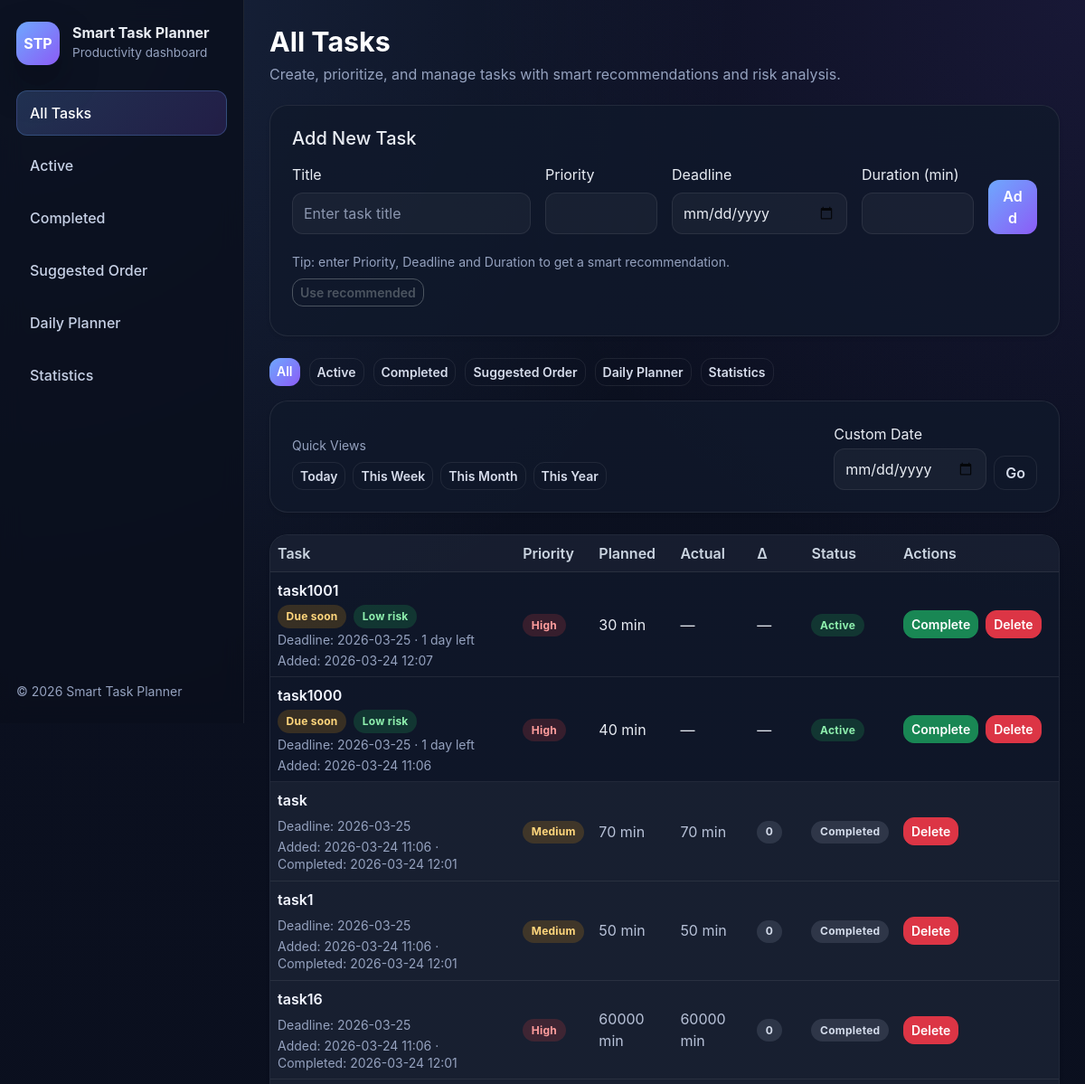
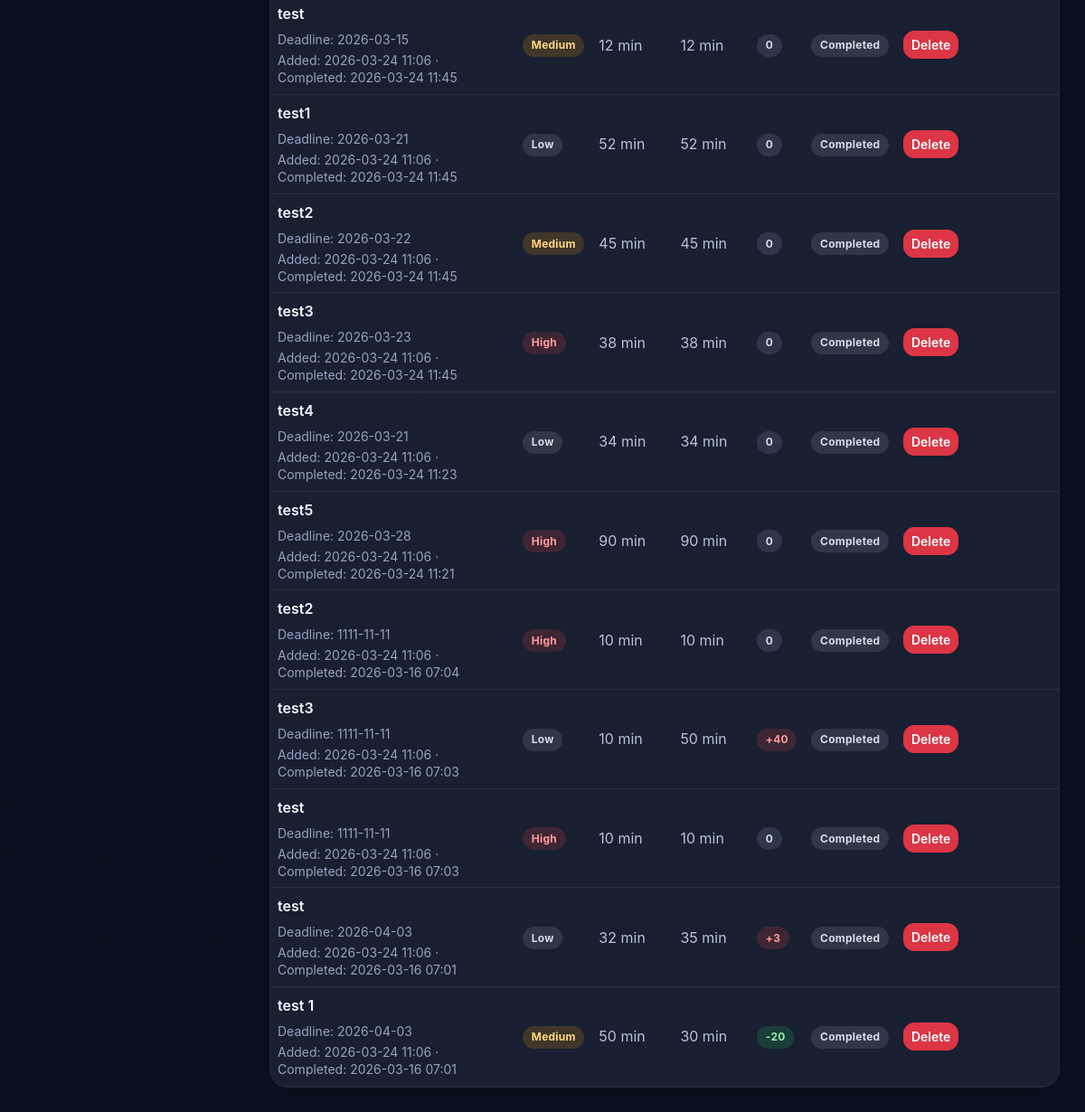
The page / on the database its author committed (2 pictures, top to bottom).
### tables this page shows
CREATE TABLE tasks (
            id INTEGER PRIMARY KEY AUTOINCREMENT,
            title TEXT NOT NULL,
            priority INTEGER NOT NULL,
            deadline TEXT NOT NULL,
            duration INTEGER NOT NULL,
            status TEXT DEFAULT 'pending'
        , actual_duration INTEGER, completed_at TEXT, used_recommendation INTEGER DEFAULT 0, created_at TEXT);

### web/app.py (the view)
@app.route("/")
def home():
    tasks = _decorate_tasks(get_all_tasks())
    workload = analyze_workload(tasks)
    return render_template(
        "index.html",
        tasks=tasks,
        title="All Tasks",
        active_page="all",
        workload=workload,
    )

### web/templates/index.html (shortened to what this page needs)
{% extends "base.html" %}
{% block page_title %}{{ title or "Tasks" }}{% endblock %}
{% block page_subtitle %}Create, prioritize, and manage tasks with smart recommendations and risk analysis.{% endblock %}
{% block content %}
<div class="card border-0 shadow-sm mb-4">
    <div class="card-body p-4">
        <h3 class="h5 mb-3">Add New Task</h3>
        <form method="post" action="/add" class="row g-3">
            <div class="col-lg-4">
                <label class="form-label">Title</label>
                <input type="text" name="title" class="form-control" placeholder="Enter task title" required>
            </div>
            <div class="col-lg-2 col-md-4">
                <label class="form-label">Priority</label>
                <input id="priority" type="number" name="priority" min="1" max="3" class="form-control" required>
            </div>
            <div class="col-lg-3 col-md-4">
                <label class="form-label">Deadline</label>
                <input id="deadline" type="date" name="deadline" class="form-control" required>
            </div>
            <div class="col-lg-2 col-md-4">
                <label class="form-label">Duration (min)</label>
                <input id="duration" type="number" name="duration" min="1" class="form-control" required>
            </div>
            <div class="col-lg-1 d-flex align-items-end">
                <button type="submit" class="btn btn-primary w-100">Add</button>
            </div>
            <div class="col-12">
                <div class="form-text" id="recommendationText">
                    Tip: enter Priority, Deadline and Duration to get a smart recommendation.
                </div>
                <div class="d-flex flex-wrap gap-2 mt-2">
                    <button type="button" class="btn btn-outline-secondary btn-sm" id="useRecommendedBtn" disabled>
                        Use recommended
                    </button>
                </div>
            </div>
        </form>
    </div>
</div>
<div class="page-actions mb-3">
    <a class="btn btn-sm {% if active_page == 'all' %}btn-primary{% else %}btn-outline-secondary{% endif %}" href="/">All</a>
    <a class="btn btn-sm {% if active_page == 'active' %}btn-primary{% else %}btn-outline-secondary{% endif %}" href="/active">Active</a>
    <a class="btn btn-sm {% if active_page == 'done' %}btn-primary{% else %}btn-outline-secondary{% endif %}" href="/done">Completed</a>
    <a class="btn btn-sm {% if active_page == 'suggest' %}btn-primary{% else %}btn-outline-secondary{% endif %}" href="/suggest">Suggested Order</a>
    <a class="btn btn-sm {% if active_page == 'planner' %}btn-primary{% else %}btn-outline-secondary{% endif %}" href="/planner">Daily Planner</a>
    <a class="btn btn-sm {% if active_page == 'stats' %}btn-primary{% else %}btn-outline-secondary{% endif %}" href="/stats">Statistics</a>
</div>
<div class="card border-0 shadow-sm mb-4">
    <div class="card-body p-4">
        <div class="d-flex flex-wrap gap-2 align-items-end">
            <div class="me-2">
                <div class="small text-muted mb-2">Quick Views</div>
                <div class="d-flex flex-wrap gap-2">
                    <a class="btn btn-sm btn-outline-secondary" href="/view?mode=today">Today</a>
                    <a class="btn btn-sm btn-outline-secondary" href="/view?mode=week">This Week</a>
                    <a class="btn btn-sm btn-outline-secondary" href="/view?mode=month">This Month</a>
                    <a class="btn btn-sm btn-outline-secondary" href="/view?mode=year">This Year</a>
                </div>
            </div>
            <form method="get" action="/view" class="ms-auto d-flex gap-2 align-items-end flex-wrap">
                <div>
                    <label class="form-label mb-1">Custom Date</label>
                    <input type="date" name="date" class="form-control">
                </div>
                <button type="submit" class="btn btn-outline-secondary">Go</button>
            </form>
        </div>
    </div>
</div>
{% if tasks %}
    <div class="card border-0 shadow-sm" id="taskListCard">
        <div class="card-body p-0">
            <div class="table-responsive">
                <table class="table align-middle mb-0">
                    <thead>
                        <tr>
                            <th>Task</th>
                            <th>Priority</th>
                            <th>Planned</th>
                            <th>Actual</th>
                            <th>Δ</th>
                            <th>Status</th>
                            <th style="min-width: 180px;">Actions</th>
                        </tr>
                    </thead>
                    <tbody id="tasksTableBody">
                    {% for t in tasks %}
                        <tr
                            data-task-row
                            data-task-id="{{ t['id'] }}"
                            data-task-title="{{ t['title'] }}"
                            data-task-duration="{{ t['duration'] }}"
                            data-task-created-at="{{ t['created_at'] or '' }}"
                            data-task-completed-at="{{ t['completed_at'] or '' }}"
                            data-task-status="{{ t['status'] }}"
                            class="{% if t['status'] == 'completed' %}table-secondary{% endif %}"
                        >
                            <td>
                                <div class="fw-semibold mb-1">{{ t["title"] }}</div>
                                <div class="d-flex flex-wrap gap-2 mb-1">
                                    {% if t["is_overdue"] %}
                                        <span class="badge text-bg-danger">Overdue</span>
                                    {% elif t["is_due_today"] %}
                                        <span class="badge text-bg-warning">Due today</span>
                                    {% elif t["is_due_soon"] %}
                                        <span class="badge text-bg-warning">Due soon</span>
                                    {% endif %}
                                    {% if t["risk"] and t["status"] != "completed" %}
                                        {% if t["risk"]["late_risk"] == "high" or t["risk"]["overtime_risk"] == "high" %}
                                            <span class="badge text-bg-danger">High risk</span>
                                        {% elif t["risk"]["late_risk"] == "medium" or t["risk"]["overtime_risk"] == "medium" %}
                                            <span class="badge text-bg-warning">Medium risk</span>
                                        {% else %}
                                            <span class="badge text-bg-success">Low risk</span>
                                        {% endif %}
                                    {% endif %}
                                </div>
                                <div class="small text-muted">
                                    Deadline: {{ t["deadline"] }}
                                    {% if t["days_left"] is not none and t["status"] != "completed" %}
                                        ·
                                        {% if t["days_left"] < 0 %}
                                            {{ (-t["days_left"]) }} day(s) late
                                        {% elif t["days_left"] == 0 %}
                                            due today
                                        {% elif t["days_left"] == 1 %}
                                            1 day left
                                        {% else %}
                                            {{ t["days_left"] }} days left
                                        {% endif %}
                                    {% endif %}
                                </div>
                                <div class="small text-muted mt-1">
                                    Added:
                                    <span class="task-added-text">{{ t["created_at_display"] or "—" }}</span>
                                    {% if t["status"] == "completed" %}
                                        · Completed:
                                        <span class="task-completed-text">{{ t["completed_at_display"] or "—" }}</span>
                                    {% endif %}
                                </div>
                            </td>
                            <td>
                                {% if t["priority"] == 3 %}
                                    <span class="badge text-bg-danger">High</span>
                                {% elif t["priority"] == 2 %}
                                    <span class="badge text-bg-warning">Medium</span>
                                {% else %}
                                    <span class="badge text-bg-secondary">Low</span>
                                {% endif %}
                            </td>
                            <td class="task-planned-cell">{{ t["duration"] }} min</td>
                            <td class="task-actual-cell">
                                {% if t["status"] == "completed" and t["actual_duration"] %}
                                    {{ t["actual_duration"] }} min
                                {% else %}
                                    —
                                {% endif %}
                            </td>
                            <td class="task-delta-cell">
                                {% if t["status"] == "completed" and t["actual_duration"] %}
                                    {% set delta = t["actual_duration"] - t["duration"] %}
                                    {% if delta > 0 %}
                                        <span class="badge text-bg-danger">+{{ delta }}</span>
                                    {% elif delta < 0 %}
                                        <span class="badge text-bg-success">{{ delta }}</span>
                                    {% else %}
                                        <span class="badge text-bg-secondary">0</span>
                                    {% endif %}
                                {% else %}
                                    —
                                {% endif %}
                            </td>
                            <td class="task-status-cell">
                                {% if t["status"] == "completed" %}
                                    <span class="badge text-bg-secondary">Completed</span>
                                {% else %}
                                    <span class="badge text-bg-success">Active</span>
                                {% endif %}
                            </td>
                            <td class="task-actions-cell">
                                <div class="d-flex flex-wrap gap-2">
                                    {% if t["status"] != "completed" %}
                                        <button
                                            type="button"
                                            class="btn btn-success btn-sm complete-task-btn"
                                            data-complete-task-id="{{ t['id'] }}"
                                            data-complete-task-title="{{ t['title'] }}"
                                            data-complete-task-duration="{{ t['duration'] }}"
                                        >
                                            Complete
                                        </button>
                                    {% endif %}
                                    <button
                                        type="button"
                                        class="btn btn-danger btn-sm delete-task-btn"
                                        data-delete-task-id="{{ t['id'] }}"
                                    >
                                        Delete
                                    </button>
                                </div>
                            </td>
                        </tr>
                    {% endfor %}
                    </tbody>
                </table>
            </div>
        </div>
    </div>
{% endif %}
{% endblock %}

### rows shown on the page
tasks: title "task1001", shows "Due soon", status "Low risk", deadline "2026-03-25", t "2026-03-24 12:07", priority "High", duration "30"
tasks: title "task1000", shows "Due soon", status "Low risk", deadline "2026-03-25", created_at "2026-03-24 11:06", priority "High", duration "40"
tasks: title "task", deadline "2026-03-25", created_at "2026-03-24 11:06", t "2026-03-24 12:01", priority "Medium", duration "70", actual_duration "70", status "0"
tasks: title "task1", deadline "2026-03-25", created_at "2026-03-24 11:06", t "2026-03-24 12:01", priority "Medium", duration "50", actual_duration "50", status "0"
tasks: title "task16", deadline "2026-03-25", created_at "2026-03-24 11:06", t "2026-03-24 12:01", priority "High", duration "60000", actual_duration "60000", status "0"
tasks: title "test", deadline "2026-03-15", created_at "2026-03-24 11:06", t "2026-03-24 11:45", priority "Medium", duration "12", actual_duration "12", status "0"
tasks: title "test1", deadline "2026-03-21", created_at "2026-03-24 11:06", t "2026-03-24 11:45", priority "Low", duration "52", actual_duration "52", status "0"
tasks: title "test2", deadline "2026-03-22", created_at "2026-03-24 11:06", t "2026-03-24 11:45", priority "Medium", duration "45", actual_duration "45", status "0"
tasks: title "test3", deadline "2026-03-23", created_at "2026-03-24 11:06", t "2026-03-24 11:45", priority "High", duration "38", actual_duration "38", status "0"
tasks: title "test4", deadline "2026-03-21", created_at "2026-03-24 11:06", t "2026-03-24 11:23", priority "Low", duration "34", actual_duration "34", status "0"
tasks: title "test5", deadline "2026-03-28", created_at "2026-03-24 11:06", t "2026-03-24 11:21", priority "High", duration "90", actual_duration "90", status "0"
tasks: title "test2", deadline "1111-11-11", created_at "2026-03-24 11:06", t "2026-03-16 07:04", priority "High", duration "10", actual_duration "10", status "0"
tasks: title "test3", deadline "1111-11-11", created_at "2026-03-24 11:06", t "2026-03-16 07:03", priority "Low", duration "10", actual_duration "50", delta "40", status "Completed"
tasks: title "test", deadline "1111-11-11", created_at "2026-03-24 11:06", t "2026-03-16 07:03", priority "High", duration "10", actual_duration "10", status "0"
tasks: title "test", deadline "2026-04-03", created_at "2026-03-24 11:06", t "2026-03-16 07:01", priority "Low", duration "32", actual_duration "35", delta "3", status "Completed"
tasks: title "test 1", deadline "2026-04-03", created_at "2026-03-24 11:06", t "2026-03-16 07:01", priority "Medium", duration "50", actual_duration "30", delta "-20", status "Completed"

### other values the page prints
{{ app_name }} "Smart Task Planner"
{{ title or "Tasks" }} "All Tasks"
